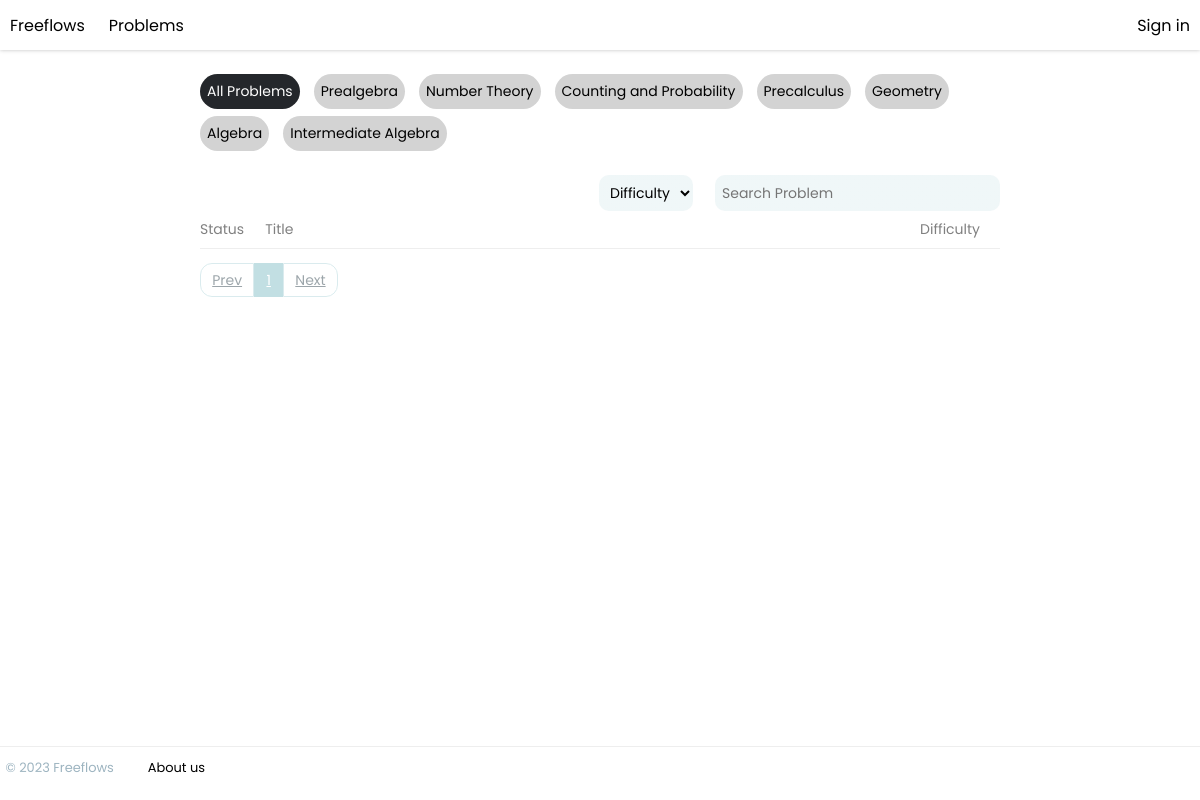
/problems/all, run on an earlier commit of the app's database.
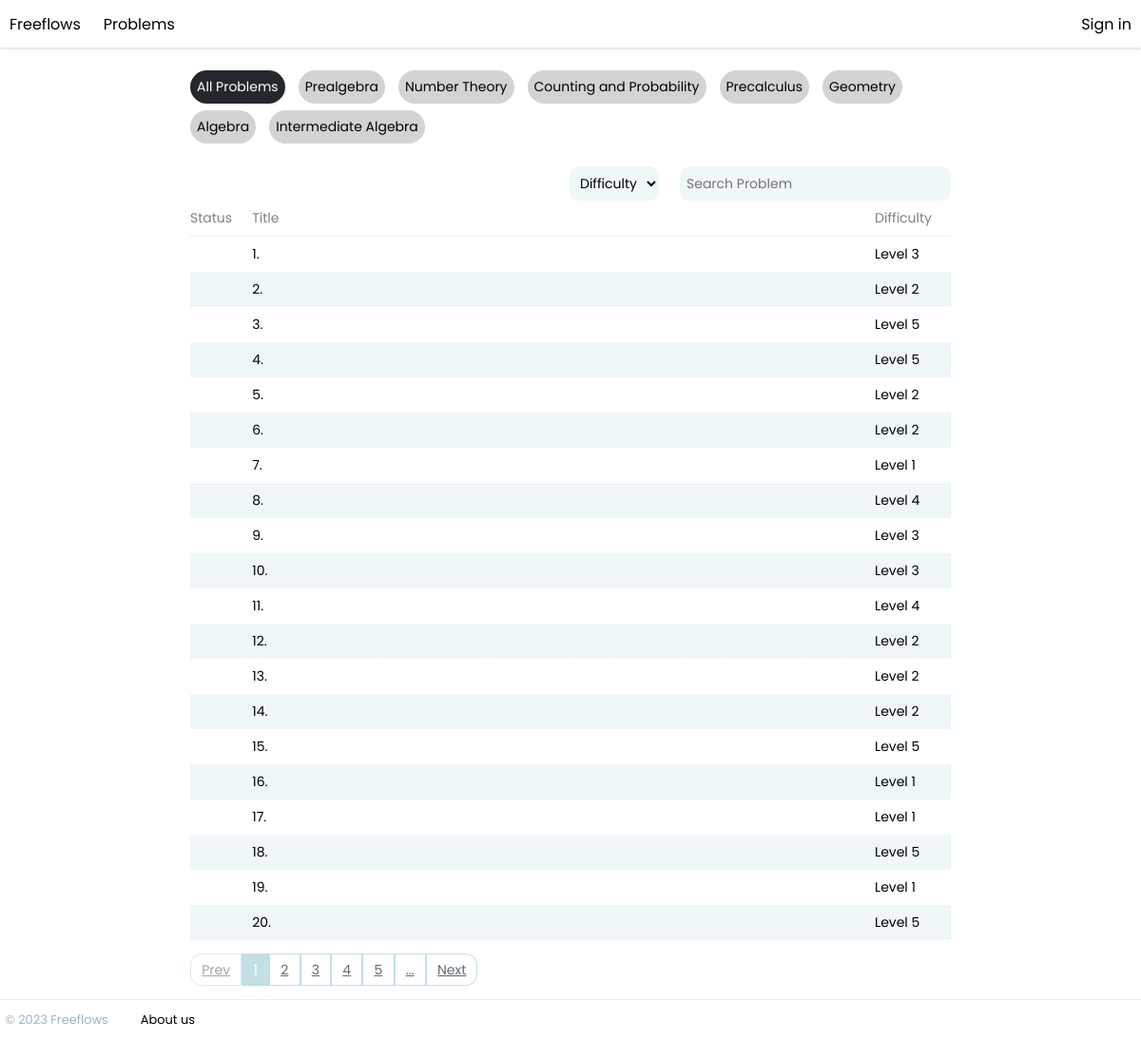
And on a later commit of the database.
### mathtrainer/models.py (models this page shows, shortened)
class Problem(models.Model):
    class LevelChoices(models.TextChoices):
        Level_1 = 'Level 1'
        Level_2 = 'Level 2'
        Level_3 = 'Level 3'
        Level_4 = 'Level 4'
        Level_5 = 'Level 5'
    title = models.TextField(primary_key=True)
    id = models.IntegerField()
    problem = models.TextField()
    level = models.TextField()
    type = models.TextField(choices=LevelChoices.choices)
    solution = models.TextField()
    answer = models.TextField()

### mathtrainer/views.py (the view)
# urls.py: path('problems/<str:problem_type>', views.problem_set, name='problem_set')
def problem_set(request, problem_type):
    problems = Problem.objects.all() if problem_type == 'all' else Problem.objects.filter(type=problem_type)
    problem_filter = ProblemFilter(request.GET, queryset=problems)
    problems = problem_filter.qs
    problem_set_paginator = Paginator(problems, 20)
    page = request.GET.get('page')
    problems = problem_set_paginator.get_page(page)
    return render(request,
                  'problem_set.html',
                  {'problems': problems, 'problem_type': problem_type, 'filter': problem_filter})

### mathtrainer/templatetags/custom_filters.py (called while the page is built)
@register.filter
def titleize(string):
    string = string.replace('-', ' ')
    string = titlecase(string)
    return string

@register.simple_tag
def page_limits(curr_page, page_limit, num_pages):
    lower_limit = curr_page // page_limit * page_limit + 1
    higher_limit = (curr_page // page_limit + 1) * page_limit + 1
    if curr_page % page_limit == 0:
        lower_limit = curr_page - page_limit + 1
        higher_limit = curr_page + 1
    higher_limit = num_pages + 1 if higher_limit > num_pages else higher_limit
    if higher_limit == lower_limit:
        higher_limit += 1
    return range(lower_limit, higher_limit)

### mathtrainer/templates/problem_set.html (shortened to what this page needs)
{% extends 'base.html' %}
{% load custom_filters %}
{% block content %}
    <div class="problem-table-container">
        <div class="filter-btn-container">
            <a class="{% if problem_type == 'all' %}active{% endif %}" href="/problems/all">All Problems</a>
            <a class="{% if problem_type == 'prealgebra' %}active{% endif %}" href="/problems/prealgebra">Prealgebra</a>
            <a class="{% if problem_type == 'number-theory' %}active{% endif %}" href="/problems/number-theory">Number
                Theory</a>
            <a class="{% if problem_type == 'counting-and-probability' %}active{% endif %}"
               href="/problems/counting-and-probability">Counting and Probability</a>
            <a class="{% if problem_type == 'precalculus' %}active{% endif %}"
               href="/problems/precalculus">Precalculus</a>
            <a class="{% if problem_type == 'geometry' %}active{% endif %}" href="/problems/geometry">Geometry</a>
            <a class="{% if problem_type == 'algebra' %}active{% endif %}" href="/problems/algebra">Algebra</a>
            <a class="{% if problem_type == 'intermediate-algebra' %}active{% endif %}"
               href="/problems/intermediate-algebra">Intermediate Algebra</a>
        </div>
        <form id="filter" method="get" action=""  autocomplete="off">
            {{ filter.form }}
        </form>
        <table class="problem-table">
            <thead>
            <tr>
                <td class="status-cell">Status</td>
                <td class="title-cell">Title</td>
                <td class="difficulty-cell">Difficulty</td>
            </tr>
            </thead>
            {% for item in problems %}
                <tr>
                    <td class="status-cell"></td>
                    <td class="title-cell"><a
                            href="/problem/{{ item.title }}">{{ item.id }}. {{ item.title | titleize }}</a></td>
                    <td class="difficulty-cell"> {{ item.level }}</td>
                </tr>
            {% endfor %}
        </table>
        <ul class="page-nav-container">
            <li class="{% if not problems.has_previous %}disabled{% endif %}"><a
                    href="?page={% if problems.has_previous %}{{ problems.previous_page_number }}{% endif %}">Prev</a>
            </li>
            {% page_limits problems.number 5 problems.paginator.num_pages as page_limits %}
            {% for page in page_limits %}
                <li class="{% if page == problems.number %}active{% endif %}"><a href="?page={{ page }}">{{ page }}</a>
                </li>
            {% endfor %}
            {% if page_limits.0|add:5 <= problems.paginator.num_pages %}
                <li><a href="?page={{ page_limits.0|add:5 }}">...</a></li>
            {% endif %}
            <li class="{% if not problems.has_next %}disabled{% endif %}"><a
                    href="?page={% if problems.has_next %}{{ problems.next_page_number }}{% endif %}">Next</a></li>
        </ul>
    </div>
{% endblock %}

### mathtrainer/templates/base.html (shortened to what this page needs)
<!DOCTYPE html>
{% load static %}
<html lang="en">
<head>
    <link
            rel="preload"
            as="style"
            href="{% static 'css/style.css' %}"
            onload="this.rel = 'stylesheet'"
    />
</head>
<body>
<header>
    <div class='nav-container'>
        <a class='nav-link' id="logo" href={% url 'home' %}>Freeflows</a>
        <a class='nav-link' id="logo" href='/problems/all'>Problems</a>
        {% if user.is_authenticated %}
            <a class="nav-link" href="{% url 'logout' %}">Sign out</a>
        {% else %}
            <a class='nav-link' href={% url 'login' %}>Sign in</a>
        {% endif %}
    </div>
</header>
<main>{% block content %} {% endblock %}</main>
<footer>
    <div class='footer-container'>
        <p>© 2023 Freeflows</p>
        <a class='nav-link' href={% url 'home' %}>About us</a>
    </div>
</footer>
</body>
</html>

### mathtrainer/static/css/style.css (style rules this page uses)
* { box-sizing: border-box; }
body { display: block; font-family: Poppins, sans-serif; overflow-x: hidden; margin: 0; }
main { display: flex; margin-left: auto; margin-right: auto; min-height: 87vh; flex-wrap: wrap; align-self: center; justify-content: center; }
footer * { display: flex; margin: auto 0; width: fit-content; align-self: center; padding: 0.2em; text-decoration: none; font-size: 0.9em; }
a, a:visited, a:hover, a:active { color: inherit; }

What changed in the data, as far as the page shows it:
added Problem: id "1", level "Level 3"
added Problem: id "2", level "Level 2"
added Problem: id "3", level "Level 5"
added Problem: id "4", level "Level 5"
added Problem: id "5", level "Level 2"
added Problem: id "6", level "Level 2"
added Problem: id "7", level "Level 1"
added Problem: id "8", level "Level 4"
added Problem: id "9", level "Level 3"
added Problem: id "10", level "Level 3"
added Problem: id "11", level "Level 4"
added Problem: id "12", level "Level 2"
added Problem: id "13", level "Level 2"
added Problem: id "14", level "Level 2"
added Problem: id "15", level "Level 5"
added Problem: id "16", level "Level 1"
added Problem: id "17", level "Level 1"
added Problem: id "18", level "Level 5"
added Problem: id "19", level "Level 1"
added Problem: id "20", level "Level 5"
Also different on the page:
new list line: "2"
new list line: "3"
new list line: "4"
new list line: "5"
